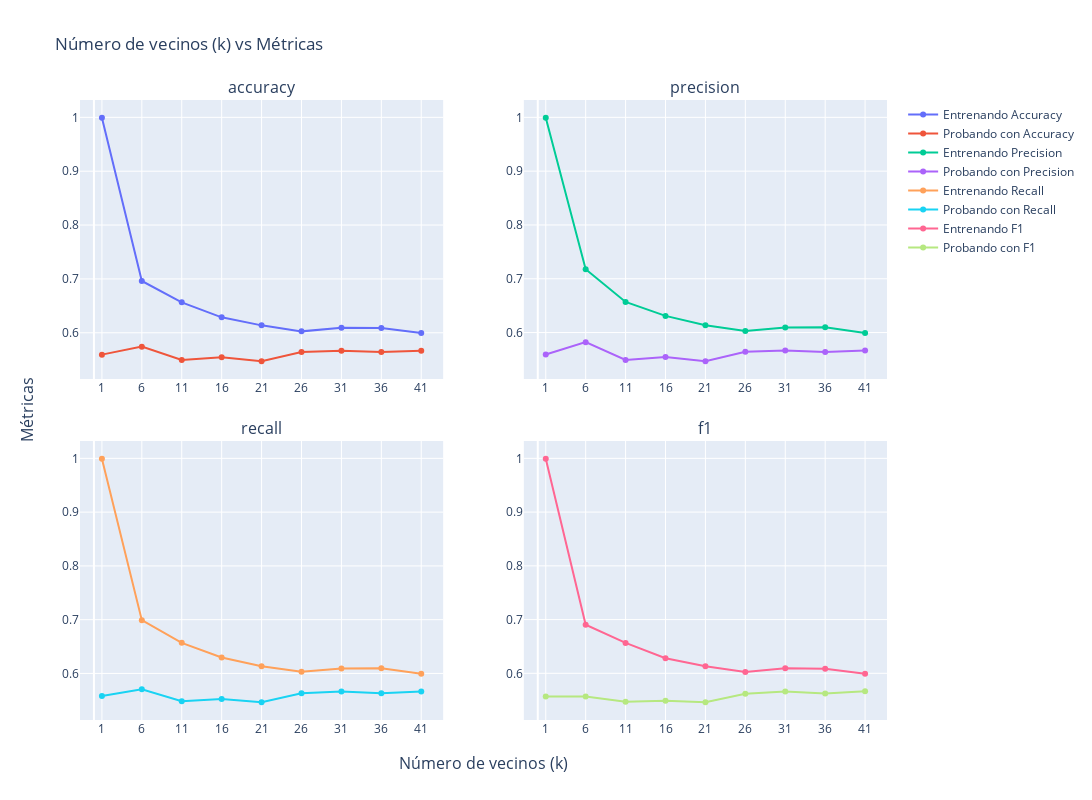

The notebook cell saved with this chart:
### Markdown cell above
##### Se analiza la Lista3 con un test_size=0.2

### Code cell
# Se utiliza el test_size=0.2
plot_knn_metrics(X, y, test_size=0.2)

### Figure 1 — Plotly figure (JSON) as saved in the notebook; plotly's stock layout.template omitted (floating-point values rounded to 4 significant figures)
{"data": [{"name": "Entrenando Accuracy", "type": "scatter", "x": [1, 6, 11, 16, 21, 26, 31, 36, 41], "xaxis": "x", "y": [0.9994, 0.6962, 0.6565, 0.6286, 0.6138, 0.6026, 0.6094, 0.6088, 0.5995], "yaxis": "y"}, {"name": "Probando con Accuracy", "type": "scatter", "x": [1, 6, 11, 16, 21, 26, 31, 36, 41], "xaxis": "x", "y": [0.5594, 0.5743, 0.5495, 0.5545, 0.547, 0.5644, 0.5668, 0.5644, 0.5668], "yaxis": "y"}, {"name": "Entrenando Precision", "type": "scatter", "x": [1, 6, 11, 16, 21, 26, 31, 36, 41], "xaxis": "x2", "y": [0.9994, 0.7178, 0.6569, 0.631, 0.6136, 0.603, 0.6093, 0.61, 0.5993], "yaxis": "y2"}, {"name": "Probando con Precision", "type": "scatter", "x": [1, 6, 11, 16, 21, 26, 31, 36, 41], "xaxis": "x2", "y": [0.5591, 0.5822, 0.549, 0.5546, 0.5466, 0.5641, 0.5665, 0.564, 0.5666], "yaxis": "y2"}, {"name": "Entrenando Recall", "type": "scatter", "x": [1, 6, 11, 16, 21, 26, 31, 36, 41], "xaxis": "x3", "y": [0.9994, 0.6991, 0.6569, 0.6297, 0.6133, 0.6029, 0.6093, 0.6095, 0.5993], "yaxis": "y3"}, {"name": "Probando con Recall", "type": "scatter", "x": [1, 6, 11, 16, 21, 26, 31, 36, 41], "xaxis": "x3", "y": [0.5582, 0.5706, 0.5482, 0.5525, 0.5463, 0.5631, 0.5662, 0.5633, 0.5666], "yaxis": "y3"}, {"name": "Entrenando F1", "type": "scatter", "x": [1, 6, 11, 16, 21, 26, 31, 36, 41], "xaxis": "x4", "y": [0.9994, 0.6904, 0.6565, 0.628, 0.6132, 0.6026, 0.6093, 0.6086, 0.5993], "yaxis": "y4"}, {"name": "Probando con F1", "type": "scatter", "x": [1, 6, 11, 16, 21, 26, 31, 36, 41], "xaxis": "x4", "y": [0.557, 0.5569, 0.547, 0.5491, 0.546, 0.5619, 0.5661, 0.5625, 0.5666], "yaxis": "y4"}], "layout": {"annotations": [{"font": {"size": 16}, "showarrow": false, "text": "accuracy", "x": 0.225, "xanchor": "center", "xref": "paper", "y": 1, "yanchor": "bottom", "yref": "paper"}, {"font": {"size": 16}, "showarrow": false, "text": "precision", "x": 0.775, "xanchor": "center", "xref": "paper", "y": 1, "yanchor": "bottom", "yref": "paper"}, {"font": {"size": 16}, "showarrow": false, "text": "recall", "x": 0.225, "xanchor": "center", "xref": "paper", "y": 0.45, "yanchor": "bottom", "yref": "paper"}, {"font": {"size": 16}, "showarrow": false, "text": "f1", "x": 0.775, "xanchor": "center", "xref": "paper", "y": 0.45, "yanchor": "bottom", "yref": "paper"}, {"font": {"size": 16}, "showarrow": false, "text": "Número de vecinos (k)", "x": 0.5, "xanchor": "center", "xref": "paper", "y": 0, "yanchor": "top", "yref": "paper", "yshift": -30}, {"font": {"size": 16}, "showarrow": false, "text": "Métricas", "textangle": -90, "x": 0, "xanchor": "right", "xref": "paper", "xshift": -40, "y": 0.5, "yanchor": "middle", "yref": "paper"}], "height": 800, "title": {"text": "Número de vecinos (k) vs Métricas"}, "width": 1500, "xaxis": {"anchor": "y", "domain": [0, 0.45], "tickvals": [1, 6, 11, 16, 21, 26, 31, 36, 41]}, "xaxis2": {"anchor": "y2", "domain": [0.55, 1], "tickvals": [1, 6, 11, 16, 21, 26, 31, 36, 41]}, "xaxis3": {"anchor": "y3", "domain": [0, 0.45], "tickvals": [1, 6, 11, 16, 21, 26, 31, 36, 41]}, "xaxis4": {"anchor": "y4", "domain": [0.55, 1], "tickvals": [1, 6, 11, 16, 21, 26, 31, 36, 41]}, "yaxis": {"anchor": "x", "domain": [0.55, 1]}, "yaxis2": {"anchor": "x2", "domain": [0.55, 1]}, "yaxis3": {"anchor": "x3", "domain": [0, 0.45]}, "yaxis4": {"anchor": "x4", "domain": [0, 0.45]}}}
